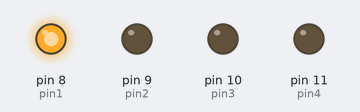
This sketch was run on a simulated Arduino Uno, built with avr-gcc and run on an emulated ATmega328P. On the bench: output pins drawn as LEDs (lit = HIGH).

Above: at 0.5 s.
At 1.5 s:
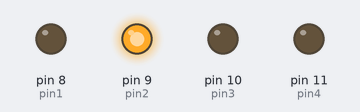
At 2.5 s:
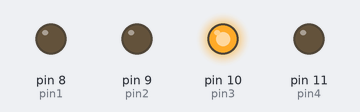
At 3.5 s:
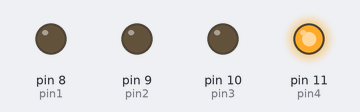
Timing chart, 0 to 5.2 s (numbered marks = the images above):
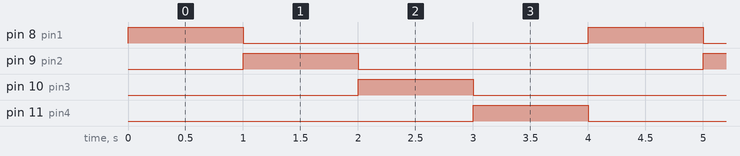

Measured:
- by itself, pin 8 (pin1), pin 9 (pin2), pin 10 (pin3), pin 11 (pin4): alternates HIGH for 1.0 s and LOW for 3.0 s
- by itself, everything shown: repeats every 4.0 s, in 4 steps

The sketch:

sketch_aug17a.ino
```cpp
// pines
int pin1 = 8;
int pin2 = 9;
int pin3 = 10;
int pin4 = 11;

int delayTime = 1000;
void setup() {
  // put your setup code here, to run once:
  pinMode(pin1, OUTPUT);
  pinMode(pin2, OUTPUT);
  pinMode(pin3, OUTPUT);
  pinMode(pin4, OUTPUT);
}

void loop() {
    digitalWrite(pin1, HIGH);
    digitalWrite(pin2, LOW);
    digitalWrite(pin3, LOW);
    digitalWrite(pin4, LOW);
    delay(delayTime);
    digitalWrite(pin1, LOW);
    digitalWrite(pin2, HIGH);
    digitalWrite(pin3, LOW);
    digitalWrite(pin4, LOW);
    delay(delayTime);
    digitalWrite(pin1, LOW);
    digitalWrite(pin2, LOW);
    digitalWrite(pin3, HIGH);
    digitalWrite(pin4, LOW);
    delay(delayTime);
    digitalWrite(pin1, LOW);
    digitalWrite(pin2, LOW);
    digitalWrite(pin3, LOW);
    digitalWrite(pin4, HIGH);
    delay(delayTime);
}

void allOn(){
    digitalWrite(pin1, HIGH);
    digitalWrite(pin2, HIGH);
    digitalWrite(pin3, HIGH);
    digitalWrite(pin4, HIGH);
 }

 void parpedeo(){
  for(int i = 0; i <= 5; i++){
    digitalWrite(pin1, HIGH);
    delay(delayTime);
    digitalWrite(pin1, LOW);
    delay(delayTime);
  }

  for(int i = 0; i <= 5; i++){
    digitalWrite(pin2, HIGH);
    delay(delayTime);
    digitalWrite(pin2, LOW);
    delay(delayTime);
  }

  for(int i = 0; i <= 5; i++){
    digitalWrite(pin3, HIGH);
    delay(delayTime);
    digitalWrite(pin3, LOW);
    delay(delayTime);
  }

  for(int i = 0; i <= 5; i++){
    digitalWrite(pin4, HIGH);
    delay(delayTime);
    digitalWrite(pin4, LOW);
    delay(delayTime);
  }
  }
```
